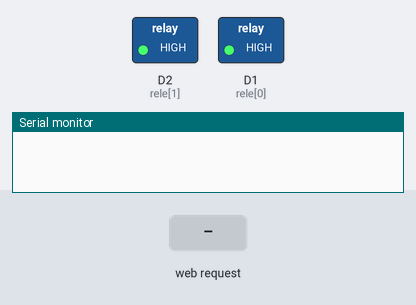
Recording of a sketch running on a simulated ESP8266 (NodeMCU). Parts: switched loads named in the sketch (green lamp = pin HIGH), the last lines printed to the serial monitor. Inputs (shaded band) come from the test bench. WiFi joins after 1.5 s; servers stay silent unless stated.

Above: at 2.7 s.
2.8 s: HTTP request GET /OLALL_ON received
At 3.9 s:
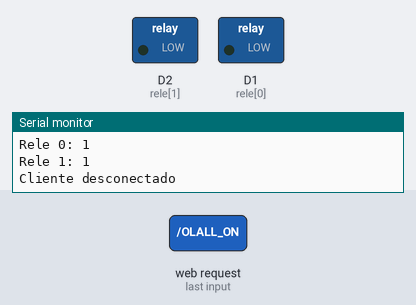
4.3 s: HTTP request GET /OLALL_OFF received
At 5.1 s:
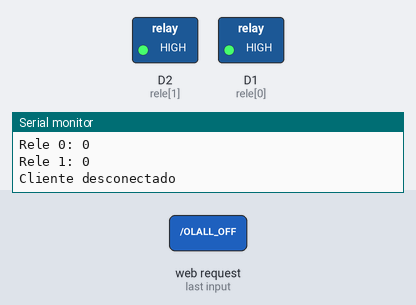
Timing chart, 0 to 7.3 s (numbered marks = the images above; inputs shaded):
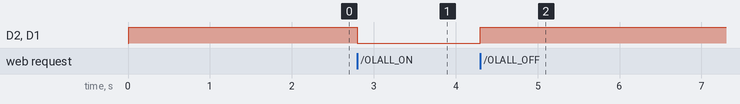

The sketch:

smartplug_webserver.ino
```cpp
/*
 * Arquivo:   smartplug_webserver.ino
 * Tipo:      Codigo-fonte para utilizar no NodeMCU atraves da IDE do Arduino
 * Autor:     André Henrique
 * Descricao: Sketch para utilizar no projeto Smart Plug da União Geek: um disjuntor para 04 tomadas, controlado via aplicação web com php.
 * Data:      24 SET 2018
*/

#include <ESP8266WiFi.h>

//Nome da rede Wifi
const char* ssid = "UniaoGeek";

//Chave da rede Wifi
const char* password = "geek@uniao";

//IP do ESP (ip que irá receber as requisições de comandos liga/desliga)
IPAddress ip(192, 168, 0, 100);

//IP do roteador da rede wifi
IPAddress gateway(192, 168, 0, 1);

//Mascara de rede da sua rede wifi
IPAddress subnet(255, 255, 255, 0);

//Criando o webserver na porta 80
WiFiServer server(80);

//Pino do NodeMCU que estará conectado ao rele
const int rele[] = {D1, D2, D3, D4}; //Define pinos digitais do NodeMCU para conexao dos reles
#define numReles (sizeof(rele)/sizeof(char *)) //Quantidade de reles definidos

//Funcao que sera executada ao ligar o NodeMCU
void setup() {
  Serial.begin(115200); //Inicializa a serial para auditoria do dispositivo
  delay(10); //Intervalo de 10 milisegundos

  //Todos os reles vão inicar desligados
  for (int i=0; i < numReles; i++){
    pinMode(rele[i], OUTPUT);
    digitalWrite(rele[i], HIGH);
  }

  //Abaixo seguem configurações de starter do webserver
  //Conectando a rede Wifi
  WiFi.config(ip, gateway, subnet);
  WiFi.begin(ssid, password);

  //Verificando se esta conectado, caso contrario, espera um pouco e verifica de novo.
  while (WiFi.status() != WL_CONNECTED) {
    delay(500);
  }

  //Iniciando o webserver
  server.begin();
}

//Funcao que sera executada indefinidamente enquanto o NodeMCU estiver ligado.
void loop() {
  //Verificando se o server esta pronto.
  WiFiClient client = server.available();
  if (!client) {
    return;
  }

//  Serial.println("Novo cliente conectado");
//  //Verificando se o server recebeu alguma requisicao
//  while (!client.available()) {
//    delay(1);
//  }

  //Obtendo a requisicao vinda do browser
  String req = client.readStringUntil('\r');
  Serial.println(req); //Escreve a requisicao na serial

  //Analisando a requisicao recebida para decidir se liga ou desliga um rele
  for (int i=0; i < numReles; i++){
    String comOn = "OL"; comOn += i; comOn += "_ON";
    String comOff = "OL"; comOff += i; comOff += "_OFF";

    if (req.indexOf(comOn) != -1){digitalWrite(rele[i], LOW);}
    else if (req.indexOf(comOff) != -1){digitalWrite(rele[i], HIGH);}

    //Analisando a requisicao recebida para verificar se desliga/liga todos os reles
    else if (req.indexOf("OLALL_ON") != -1){digitalWrite(rele[i], LOW);}
    else if (req.indexOf("OLALL_OFF") != -1){digitalWrite(rele[i], HIGH);}

    Serial.print("Rele ");
    Serial.print(i);
    Serial.print(": ");
    Serial.println(not(digitalRead(rele[i])));

    //Enviando para o browser o retorno com estado dos reles.
//    String buf = "";
//    buf += not(digitalRead(rele[i]));
//    buf += "\n";
//    client.print(buf);
    //client.flush(); //Aguarda ate que todos os dados tenham sido enviados. Gera delay na conexao com novas requisicoes
  }

  client.stop(); //Fecha a conexao ao fim do loop
  Serial.println("Cliente desconectado");
}
```

Measured:
- after the input at 2.8 s, D2 (rele[1]), D1 (rele[0]): HIGH → LOW at once
- after the input at 4.3 s, D2 (rele[1]), D1 (rele[0]): LOW → HIGH at once
